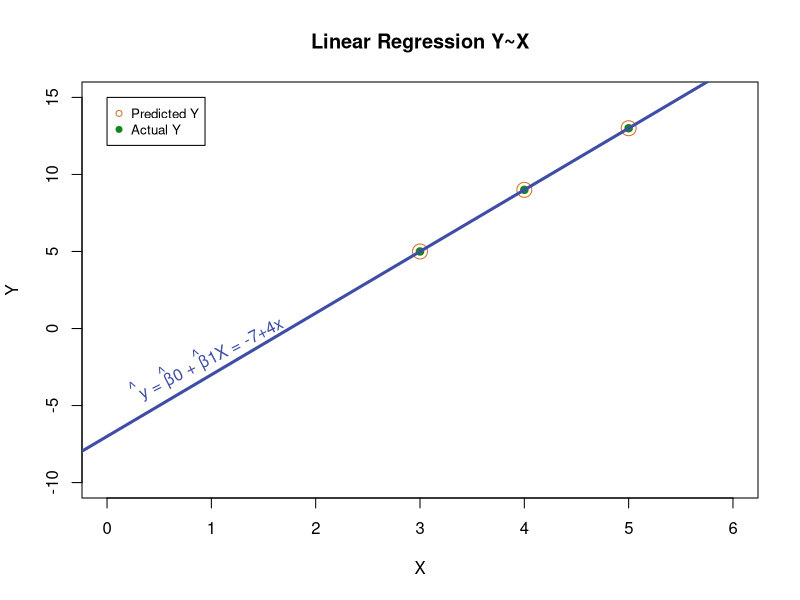
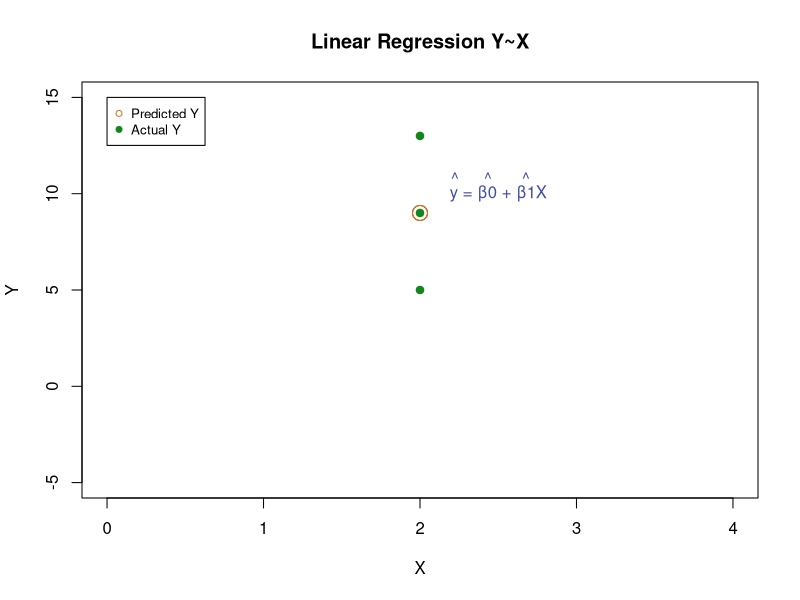

These charts were generated, in order, by the following R code:
## ---- chunk 1
knitr::opts_chunk$set(echo = TRUE)
## ---- chunk 2
X <- matrix(c(3,4,5),nrow = 3)
X
## ---- chunk 3
Y <- matrix(c(5,9,13),nrow = 3)
Y
## ---- chunk 4
one_col <- rep(1,3)
X_1 <- matrix(rbind(one_col,c(3,4,5)),nrow = 3,byrow = TRUE)
X_1
## ---- chunk 5
B<-solve(t(X_1)%*%(X_1))%*%t(X_1)%*%Y
B
## ---- chunk 6
B0 = B[1]
B1 = B[2]
B0
B1
## ---- chunk 7
Y_Pred <-(B1*X+B0)
Res = Y-Y_Pred
Res
## ---- chunk 8
l_reg <- lm(formula = Y ~ X)
summary(l_reg)
## ---- chunk 9
# Scatter plot for X and Y
plot(main = 'Linear Regression Y~X',X,Y, xlim = c(0,6) , ylim = c(-10,15), pch=19, col="#13871c", cex=1)
# Predicted values for X with regression
Y_pred <- predict.lm(l_reg, newdata = list(x=X))
# Points with X and predicated vaues of Y
points(X, Y_pred, col="#d37024", cex=2)
# Linear regression line
abline(l_reg, col="#3f4da7", lwd=3)
legend(0,15, legend=c("Predicted Y", "Actual Y"),
       col=c("#d37024", "#13871c"), pch=c(1,19), cex=0.8)
text(x=1, y=-2, labels="y = β0 + β1X = -7+4x", col="#3f4da7",srt=27)
text(x=0.55, y=-2.75, labels="^     ^      ^", col="#3f4da7",srt=27)
## ---- chunk 10
X <- matrix(c(2,2,2),nrow = 3)
X
## ---- chunk 11
Y <- matrix(c(5,9,13),nrow = 3)
Y
## ---- chunk 12
one_col <- rep(1,3)
X_1 <- matrix(rbind(one_col,c(2,2,2)),nrow = 3,byrow = TRUE)
X_1
## ---- chunk 13
tryCatch({
  B<-solve(t(X_1)%*%(X_1))%*%t(X_1)%*%Y
}, error = function(error_condition) {
  print(paste("Error:  ",error_condition))
})
det(t(X_1)%*%X_1)
## ---- chunk 14
l_reg <- lm(formula = Y ~ X)
summary(l_reg)
## ---- chunk 15
# Scatter plot for X and Y
plot(main = 'Linear Regression Y~X',X,Y, xlim = c(0,4) , ylim = c(-5,15), pch=19, col="#13871c", cex=1)
# Predicted values for X with regression
Y_pred <- predict.lm(l_reg, newdata = list(x=X))
# Points with X and predicated vaues of Y
points(X, Y_pred, col="#d37024", cex=2)
legend(0,15, legend=c("Predicted Y", "Actual Y"),
       col=c("#d37024", "#13871c"), pch=c(1,19), cex=0.8)
text(x=2.5, y=10, labels="y = β0 + β1X", col="#3f4da7")
text(x=2.45, y=10.8, labels="^     ^      ^", col="#3f4da7")
